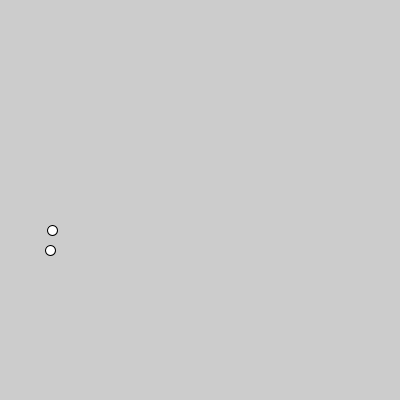
Frame 1 (no input)
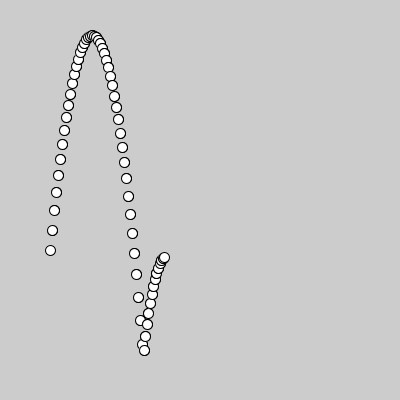
Frame 60 (the mouse pressed at the canvas centre just before this capture)
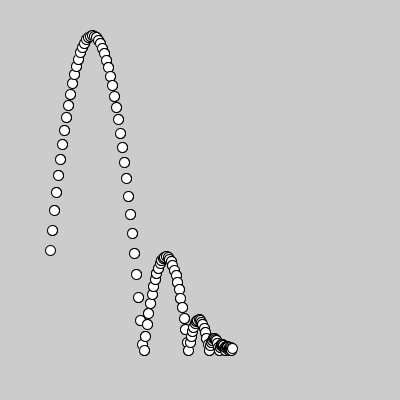
Frame 120 (the mouse held since frame 60 and released just before this capture)

The Processing sketch that drew these frames (run headless with seeded random() and noise(); from frame 60 on, the mouse is pressed at the canvas centre):

// Processing sketch: week08_3_newton_floor_if_collision
// ── week08_3_newton_floor_if_collision.pde
//碰撞偵測:Mario vs. Pikachu
//牛頓力學(1)靜者恆靜、動者恆動(2)f = m*a 位置、速度、加速度
void setup(){
  size(400,400);
}
float x=50,y=250,vx=2,vy=-20;
void draw(){
  ellipse(x,y,10,10);
  x += vx;
  y += vy;
  
  vy += 0.98;//重力加速度
  if(y>350){//利用if判斷，看有無碰到地板 y=350位置
    y = 350;
    vy = -vy*0.5;//碰撞後能量耗損、速度變慢
    vx = vx*0.8;
  }
  ellipse(x,y,10,10);
}
